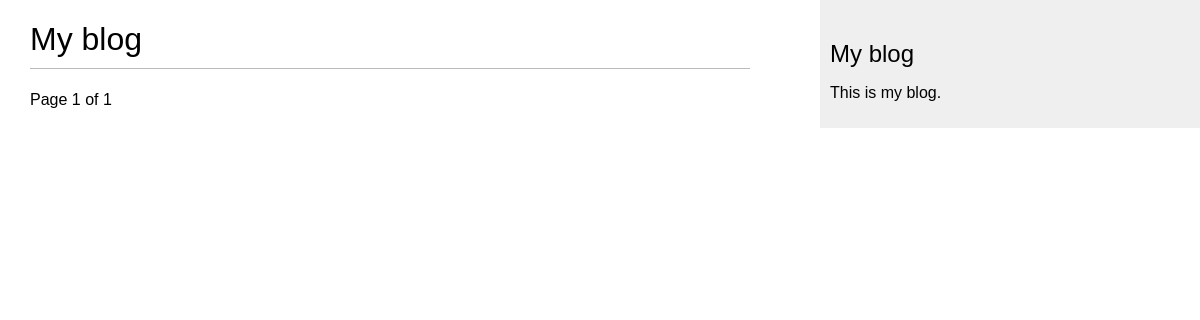
The page /blog/ on the database as committed earlier.
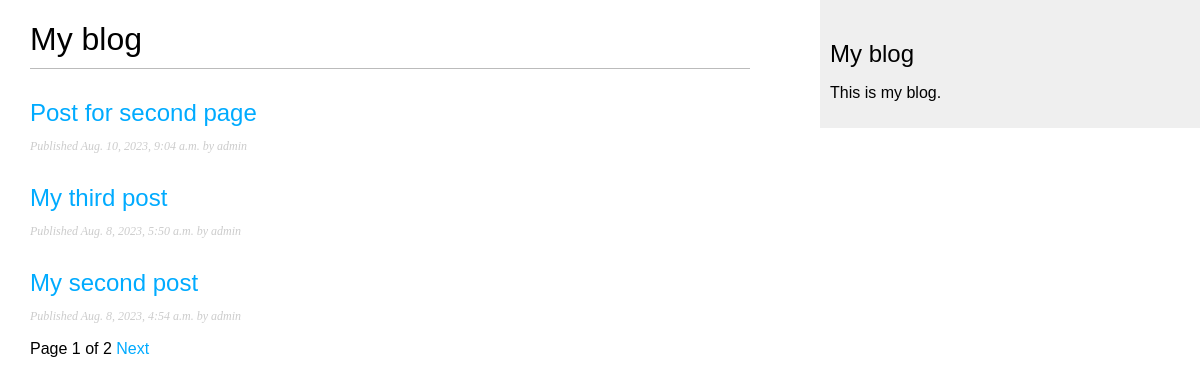
The same page on the database as committed later.
### blog/models.py (models this page shows, shortened)
class Post(models.Model):
    class Status(models.TextChoices):
        DRAFT = 'DF', 'Draft'
        PUBLISHED = 'PB', 'Published'
    title = models.CharField(max_length=250)
    slug = models.SlugField(max_length=250,
                            unique_for_date='publish') # Нужно для того, чтобы был один пост со slug на заданную дату
    author = models.ForeignKey(User,
                               on_delete=models.CASCADE,
                               related_name='blog_posts')
    body = models.TextField()
    publish = models.DateTimeField(default=timezone.now)
    created = models.DateTimeField(auto_now_add=True)
    updated = models.DateTimeField(auto_now=True)
    status = models.CharField(max_length=2,
                              choices=Status.choices,
                              default=Status.DRAFT)
    objects = models.Manager() # Стандартный менежер
    published = PublishedManager() # Созданный менеджер
    class Meta:
        ordering = ['-publish']
        indexes = [
            models.Index(fields=['-publish']),
        ]
    def get_absolute_url(self):
        return reverse('blog:post_detail', # Передает в post_detail пространства имен blog id поста(было) стало дата и слаг
                       args=[self.publish.year,
                             self.publish.month,
                             self.publish.day,
                             self.slug])

### blog/views.py (the view)
# urls.py: path('', views.PostListView.as_view(), name='post_list'),
class PostListView(ListView):
    queryset = Post.published.all()
    context_object_name = 'posts'
    paginate_by = 3
    template_name = 'blog/post/list.html'

### templates/blog/post/list.html (shortened to what this page needs)
{% extends 'base.html' %}
{% block content %}
    <h1>My blog</h1>
    {% for post in posts %}
        <h2>
            <a href="{{ post.get_absolute_url }}">
                {{ post.title }}
            </a>
        </h2>
        <p class="date">
            Published {{ post.publish}} by {{ post.author }}
        </p>
    {% endfor %}
    {% include "pagination.html" with page=page_obj %}
{% endblock %}

### templates/base.html (shortened to what this page needs)
{% load static %}
<!DOCTYPE html>
<html lang="en">
<head>
    <link rel="stylesheet" type="text/css" href="{% static 'css/blog.css' %}">
</head>
<body>
    <div id="content">
        {% block content %}
        {% endblock %}
    </div>
    <div id="sidebar">
        <h2>My blog</h2>
        <p>This is my blog.</p>
    </div>
</body>
</html>

### templates/pagination.html (shortened to what this page needs)
<div>
    <span>
        <span class="current">
            Page {{ page.number }} of {{ page.paginator.num_pages }}
        </span>
        {% if page.has_next %}
            <a href="?page={{ page.next_page_number }}">Next</a>
        {% endif %}
    </span>
</div>

### static/css/blog.css (style rules this page uses)
body { margin:0; padding:0; font-family:helvetica, sans-serif; }
a { color:#00abff; text-decoration:none; }
h1 { font-weight:normal; border-bottom:1px solid #bbb; padding:0 0 10px 0; }
h2 { font-weight:normal; margin:30px 0 0; }
#content { float:left; width:60%; padding:0 0 0 30px; }
#sidebar { float:right; width:30%; padding:10px; background:#efefef; height:100%; }
p.date { color:#ccc; font-family: georgia, serif; font-size: 12px; font-style: italic; }

Rows that differ between the two databases and show on the page:
added Post: title "Post for second page", publish "Aug. 10, 2023, 9:04 a.m.", author "admin"
added Post: title "My third post", publish "Aug. 8, 2023, 5:50 a.m.", author "admin"
added Post: title "My second post", publish "Aug. 8, 2023, 4:54 a.m.", author "admin"
Other text that changed with them:
{{ page.paginator.num_pages }}: "1" → "2"
text now shown: "Next"
